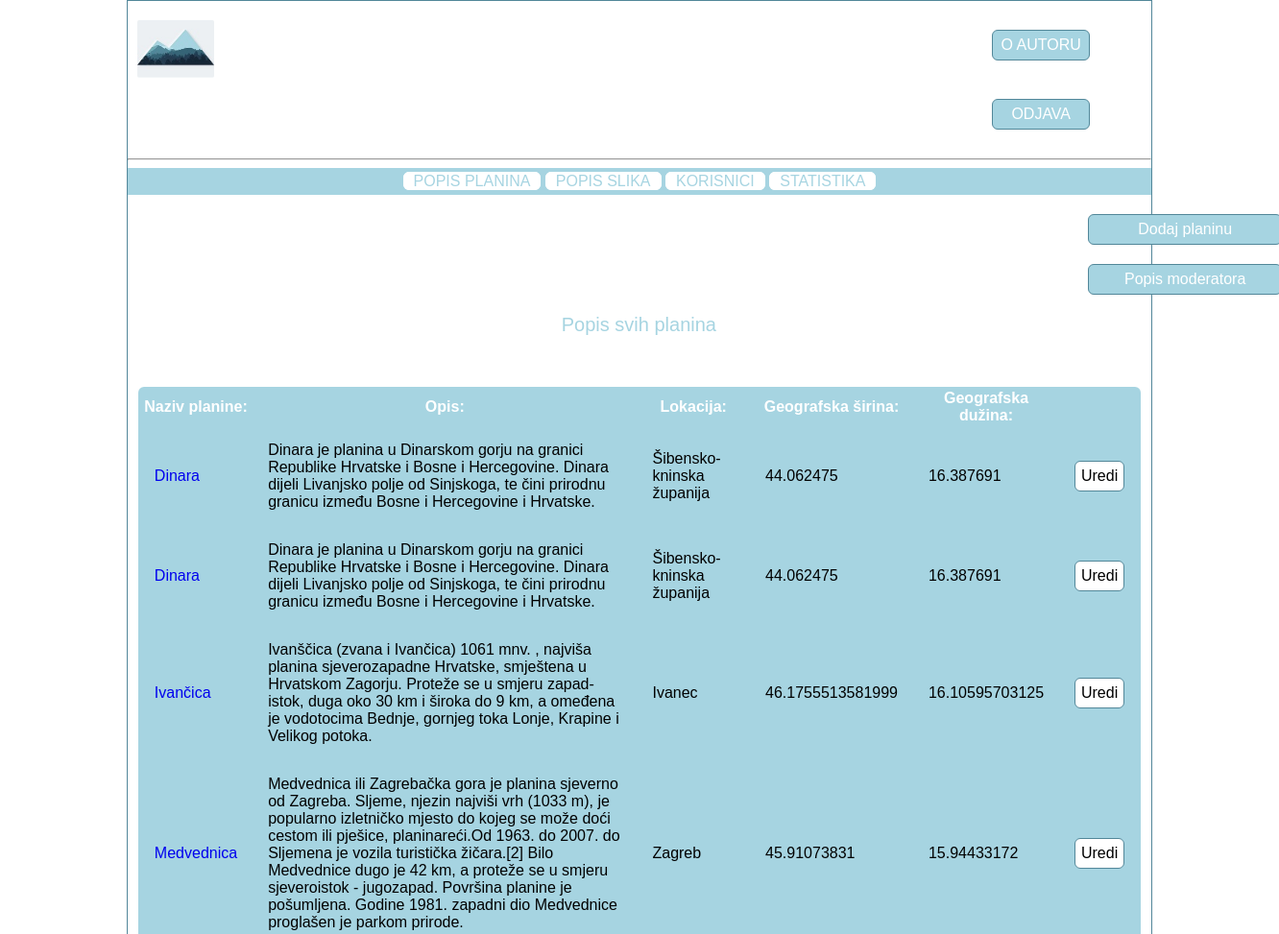
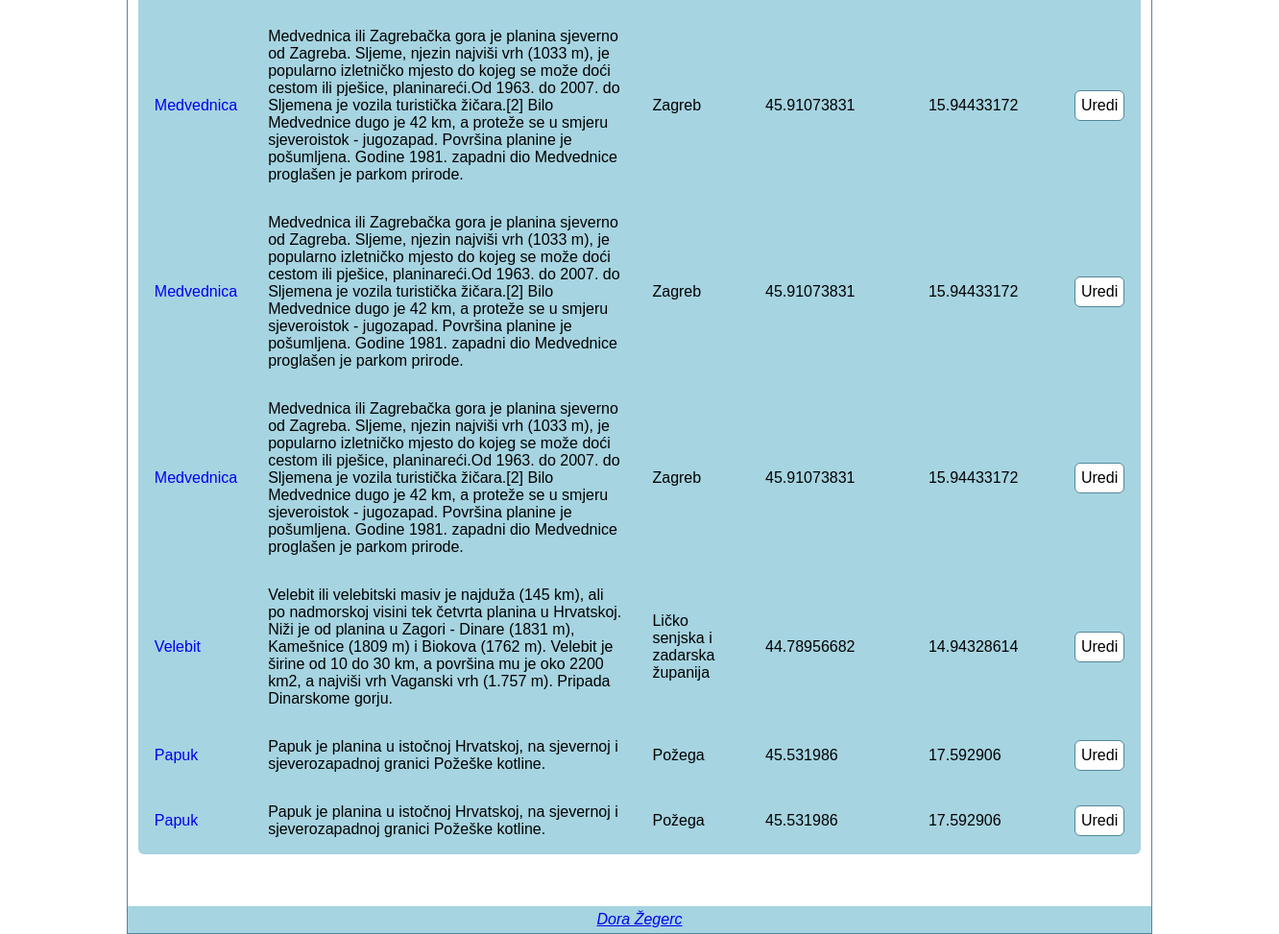
/planine.php (signed in), run on the app's committed database (2 pictures, top to bottom).
### tables this page shows
CREATE TABLE IF NOT EXISTS `planina` (
  `planina_id` INT NOT NULL AUTO_INCREMENT,
  `naziv` VARCHAR(100) NOT NULL,
  `opis` TEXT NOT NULL,
  `lokacija` TEXT NULL,
  `geografska_sirina` DOUBLE NULL,
  `geografska_duzina` DOUBLE NULL,
  PRIMARY KEY (`planina_id`));

### bp.php (called while the page is built, shortened)
<?php
	function izvrsiUpit($veza,$upit){
		$rezultat = mysqli_query($veza,$upit);
			return $rezultat;
	}
?>

### planine.php (the view, shortened to what this page needs)
<?php
	include_once("zaglavlje.php");
	$veza = spajanjeNaBazu();
	 if(isset($_SESSION['aktivni_korisnik_id'])){
        if($_SESSION['aktivni_korisnik_tip']=='0'){
			echo "
				<div class=\"dodaj\">
					<a href=\"dodaj_planinu.php\">Dodaj planinu</a>
				</div>
				<div class=\"dodaj\">
					<a href=\"popis_moderatora.php\">Popis moderatora</a>
				</div> ";
		}
	 }
		else {
			header("Location:index.php");
			exit();
		}
?>
<table class="popis_planina">
	<p class="naslov">
		<?php
			if(isset($_SESSION['aktivni_korisnik_id'])){
				if($_SESSION['aktivni_korisnik_tip']=='0'){
					echo "Popis svih planina";
					}
					else {
						echo "Popis mojih planina";
					}
			}
		?>
	</p>
	<thead>
		<tr>
			<th>Naziv planine:</th>
			<th>Opis:</th>
			<th>Lokacija:</th>
			<th>Geografska širina:</th>
			<th>Geografska dužina:</th>
		 </tr>
	</thead>
	<tbody>
	<?php
		if(isset($_SESSION['aktivni_korisnik_id'])){
			if($_SESSION['aktivni_korisnik_tip']=='0'){
				$upit = "SELECT planina.planina_id, planina.naziv, planina.opis, planina.lokacija, planina.geografska_sirina, planina.geografska_duzina
						 FROM planina LEFT JOIN moderator ON planina.planina_id=moderator.planina_id";
				$rezultat = izvrsiUpit($veza, $upit);
					while(list($id, $naziv, $opis, $lokacija, $geografska_s , $geografska_d)=mysqli_fetch_array($rezultat)){
						echo "
							<tr>
								<td><a href=\"popis_slika.php?planinaNaziv=$naziv\">$naziv</a></td>
								<td>$opis</td>
								<td>$lokacija</td>
								<td>$geografska_s</td>
								<td>$geografska_d</td>
								<td><div class=\"uredi\"><a href=\"dodaj_planinu.php?planina=$id\">Uredi</a></div></td>
						    </tr>";
					}
			}
		}
?>
		</tbody>
</table>
<?php
	include("podnozje.php");
?>

### style.css (style rules this page uses)
body { font-family:Arial,Helvetica,sans-serif; background-color:white; border:1pt solid #528799; height:100%; width:80%; margin:auto; text-align:left; }
p { font-size: 15px; margin-left: 10px; width:98%; text-align:left; }
.dodaj { margin: 20px 50px 20px 1000px; height: 30px; width: 200px; text-align:center; border: 1px solid #528799; border-radius: 6px; background: #a6d4e1; cursor: pointer; line-height: 30px; }
.dodaj a { text-decoration: none; color: white; }
.uredi { height: 30px; width: 50px; text-align:center; border: 1px solid #528799; border-radius: 6px; background: white; cursor: pointer; line-height: 30px; }
.uredi a { text-decoration: none; color: black; }
.naslov { text-align:center; font-size: 20px; color: #a6d4e1; }
.popis_planina { width: 98%; height: 100%; margin: 5% auto; background-color: #a6d4e1; border-radius: 6px; }
.popis_planina th { color: white; text-align: center; }
.popis_planina td { padding: 15px; }
.popis_planina a { text-decoration: none; }

### data on the page
planina: naziv "Dinara", opis "Dinara je planina u Dinarskom gorju na granici Republike Hrvatske i Bosne i Hercegovine. Dinara dijeli Livanjsko polje od Sinjskoga, te čini prirodnu granicu između Bosne i Hercegovine i Hrvatske.", lokacija "Šibensko-kninska županija", geografska_sirina "44.062475", geografska_duzina "16.387691"
planina: naziv "Ivančica", opis "Ivanščica (zvana i Ivančica) 1061 mnv. , najviša planina sjeverozapadne Hrvatske, smještena u Hrvatskom Zagorju. Proteže se u smjeru zapad-istok, duga oko 30 km i široka do 9 km, a omeđena je vodotocima Bednje, gornjeg toka Lonje, Krapine i Velikog potoka.", lokacija "Ivanec", geografska_sirina "46.1755513581999", geografska_duzina "16.10595703125"
planina: naziv "Medvednica", opis "Medvednica ili Zagrebačka gora je planina sjeverno od Zagreba. Sljeme, njezin najviši vrh (1033 m), je popularno izletničko mjesto do kojeg se može doći cestom ili pješice, planinareći.Od 1963. do 2007. do Sljemena je vozila turistička žičara.[2] Bilo Medvednice dugo je 42 km, a proteže se u smjeru sjeveroistok - jugozapad. Površina planine je pošumljena. Godine 1981. zapadni dio Medvednice proglašen je parkom prirode.", lokacija "Zagreb", geografska_sirina "45.91073831", geografska_duzina "15.94433172"
planina: naziv "Velebit", opis "Velebit ili velebitski masiv je najduža (145 km), ali po nadmorskoj visini tek četvrta planina u Hrvatskoj. Niži je od planina u Zagori - Dinare (1831 m), Kamešnice (1809 m) i Biokova (1762 m). Velebit je širine od 10 do 30 km, a površina mu je oko 2200 km2, a najviši vrh Vaganski vrh (1.757 m). Pripada Dinarskome gorju.", lokacija "Ličko senjska i zadarska županija", geografska_sirina "44.78956682", geografska_duzina "14.94328614"
planina: naziv "Papuk", opis "Papuk je planina u istočnoj Hrvatskoj, na sjevernoj i sjeverozapadnoj granici Požeške kotline.", lokacija "Požega", geografska_sirina "45.531986", geografska_duzina "17.592906"
